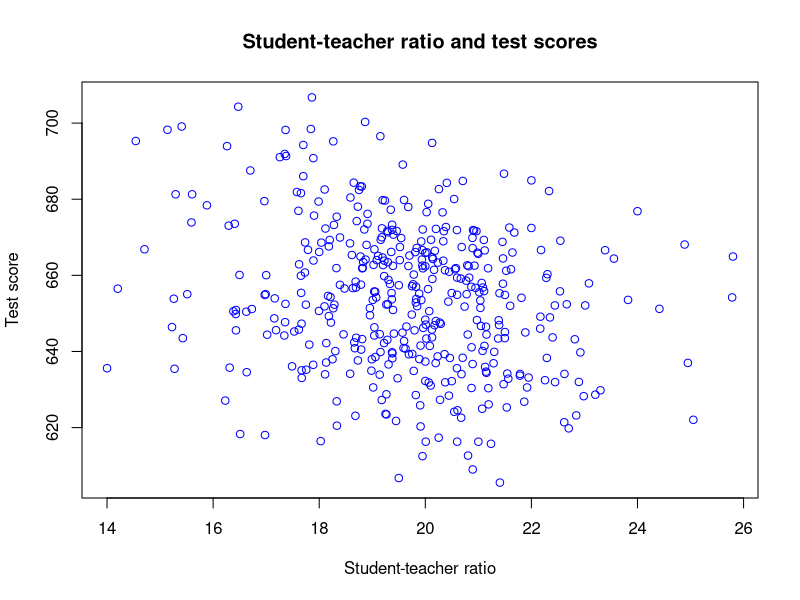

R code for this plot:
# R-script for EC2203 lecture 1
# Author: Jesper Bagger
# Date: 22/09/2020

# Load CPS data

library(AER)

data(CASchools)

# Creating student-teacher ratio and test score variables in dataframe CASchools

CASchools$STR <- CASchools$students/CASchools$teachers
CASchools$Score <- (CASchools$read + CASchools$math)/2

# Test-score vs Student-teacher ratio scatter plot

plot(CASchools$STR,CASchools$Score,
     main = "Student-teacher ratio and test scores",
     xlab = "Student-teacher ratio", 
     ylab = "Test score",
     col = "blue") 
     
# Sample average

mu_STR <- mean(CASchools$STR)
mu_STR

mu_Score <- mean(CASchools$Score)
mu_Score

# Sample variance

s2_STR <- var(CASchools$STR)
s2_STR

s2_Score <- var(CASchools$Score)
s2_Score

# Sample standard deviation

s_STR <- sd(CASchools$STR)
s_STR

s_Score <- sd(CASchools$Score)
s_Score

# Sample covariance and correlation

s_STR_Score <- cov(CASchools$STR,CASchools$Score)
s_STR_Score

r_STR_Score <- cor(CASchools$STR,CASchools$Score)
r_STR_Score
